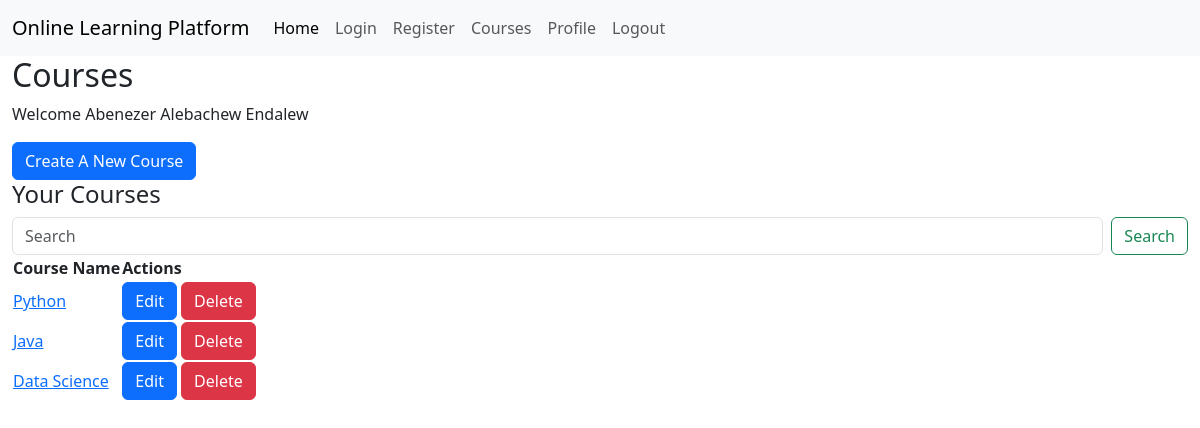
The page /courses (signed in) on the database as committed earlier.
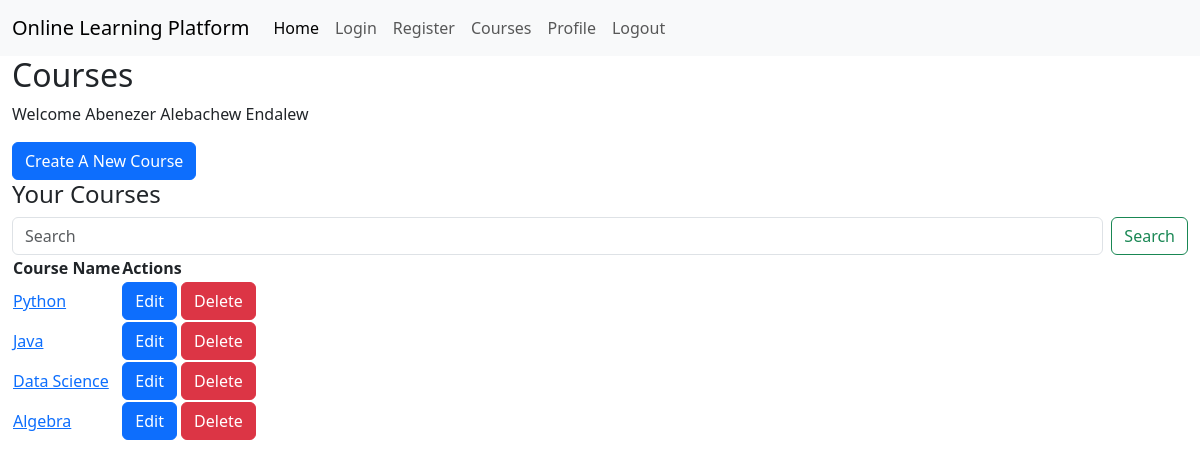
The same page on the database as committed later.
### app.py (models this page shows, shortened)
class User(db.Model, UserMixin):
    __tablename__ = 'users'
    id = db.Column(db.Integer, primary_key=True)
    email = db.Column(db.Text, unique=True, nullable=False)
    password = db.Column(db.Text, nullable=False)
    username = db.Column(db.Text, unique=True, nullable=True)
    role = db.Column(db.Text, nullable=False)
    name = db.Column(db.Text, nullable=True)

class Course(db.Model):
    __tablename__ = 'courses'
    id = db.Column(db.Integer, primary_key=True)
    name = db.Column(db.Text, nullable=False)
    code = db.Column(db.Text, nullable=False)
    description = db.Column(db.Text, nullable=False)
    teacher_id = db.Column(db.Integer, db.ForeignKey('teachers.id'), nullable=False)
    students = db.relationship('Student', secondary='enrollments', back_populates='courses')

### app.py (the view)
@app.route('/courses')
@login_required
def courses():
    if current_user.role == 'teacher':
        teacher = Teacher.query.filter_by(user_id=current_user.id).first()
        created_courses = Course.query.filter_by(teacher_id=teacher.id).all()
        return render_template('courses.html', role='teacher', courses=created_courses, user=current_user)
    elif current_user.role == 'student':
        student = Student.query.filter_by(user_id=current_user.id).first()
        enrolled_courses = db.session.query(Course).join(Enrollment).filter(Enrollment.student_id == student.id).all()
        return render_template('courses.html', role='student', courses=enrolled_courses, user=current_user)
    else:
        flash('Invalid role.', 'danger')
        return redirect(url_for('index'))

### app.py (called while the page is built)
@login_manager.user_loader
def load_user(id):
    return User.query.filter_by(id=id).first()

### templates/courses.html (shortened to what this page needs)
{% extends "base.html" %}
{% block content %}
<h2>Courses</h2>
<p>Welcome {{ user.name }}</p>
    {% if role == 'teacher' %}
    <a href="{{url_for('create_course')}}"><button type="button" class="btn btn-primary">Create A New
            Course</button></a>
    <h4>Your Courses</h4>
    <form class="d-flex" role="search">
        <input class="form-control me-2" type="search" placeholder="Search" aria-label="Search">
        <button class="btn btn-outline-success" type="submit">Search</button>
    </form>
    <table>
        <tr>
            <th>Course Name</th>
            <th>Actions</th>
        </tr>
        {% for course in courses %}
        <tr>
            <td><a href="#">{{ course.name }}</a></td>
            <td>
                <a href="#"><button type="button" class="btn btn-primary">Edit</button></a>
                <a href="#"><button type="button" class="btn btn-danger">Delete</button></a>
            </td>
        </tr>
        {% endfor %}
    </table>
    {% endif %}
    {% endblock %}

### templates/base.html (shortened to what this page needs)
<!DOCTYPE html>
<html>
<head>
    <link href="https://cdn.jsdelivr.net/npm/bootstrap@5.3.3/dist/css/bootstrap.min.css" rel="stylesheet"
>
</head>
<body>
    <nav class="navbar navbar-expand-lg bg-body-tertiary">
        <div class="container-fluid">
            <a class="navbar-brand" href="/">Online Learning Platform</a>
            <div class="collapse navbar-collapse" id="navbarSupportedContent">
                <ul class="navbar-nav me-auto mb-2 mb-lg-0">
                    <li class="nav-item">
                        <a class="nav-link active" aria-current="page" href="/">Home</a>
                    </li>
                    <li class="nav-item">
                        <a class="nav-link" href="/login">Login</a>
                    </li>
                    <li class="nav-item">
                        <a class="nav-link" href="/register">Register</a>
                    </li>
                    <li class="nav-item">
                        <a class="nav-link" href="/courses">Courses</a>
                    </li>
                    <li class="nav-item">
                        <a class="nav-link" href="/profile">Profile</a>
                    </li>
                    <a class="nav-link" href="{{ url_for('logout') }}">Logout</a>
                </ul>
            </div>
        </div>
    </nav>
    <div class="container-fluid">
        {% block content %}{% endblock %}
    </div>
</body>
</html>

Rows that differ between the two databases and show on the page:
added Course: name "Algebra"
